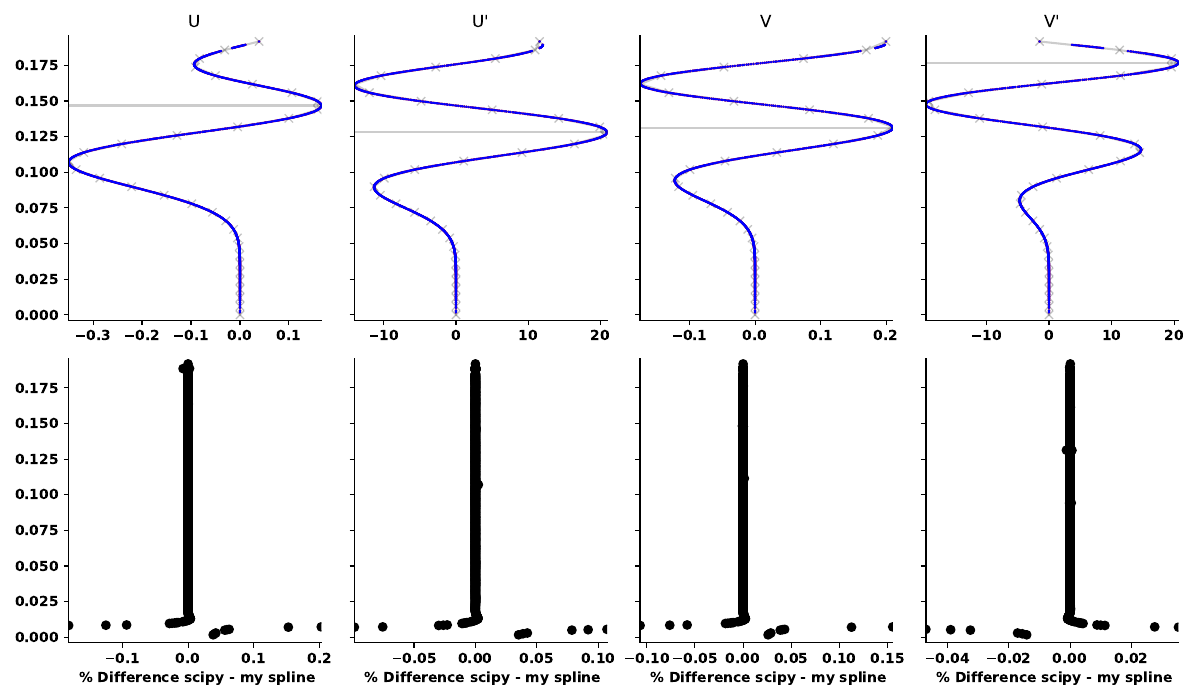

Source code (Python):
import numpy as np
import matplotlib.pyplot as plt
import scipy.interpolate as ci
#import pytest

def test_spline():

        hdrs = {2: ['W', "W'"],
                6: ['U', "U'", 'V', "V'", 'P', "P'"]}
        mode_type = 'S'
        N    = 23
        L    = 12
        icid = 33

        # Reproduce DT 98 figures:
        fig, ax = plt.subplots(2,4, sharey=True)

        # Read header and load data for the original eigenfunction
        fname = f"./spline/{N}{mode_type}{L}.txt"
        f = open(fname, 'r')
        [n, typ, l] = f.readline().split()
        # Data is in order [radius, U, U', V, V', P, P']
        d = np.loadtxt(fname, skiprows=1)[:icid, :]

        eig_r = d[:,0]
        assert N == int(n)
        assert L == int(l)
        assert typ == mode_type


        for eig_id in range(1,5):
                eigen = d[:,eig_id]

                # Plot original eigs
                ax[0, eig_id - 1].plot(d[:,eig_id], eig_r, 'k-x', alpha=0.2)

                # Load the spline-interpolated eigenfunctions
                spl = np.loadtxt(f'./spline/spline_{n}{mode_type}{l}.txt')
                spl_radii = spl[:,0]
                spl_f90   = spl[:,eig_id]

                # Scipy interpolation of the eigenfuncs
                cs = ci.CubicSpline(x=eig_r, y=eigen, bc_type='not-a-knot')
                eig_interp_scipy = cs(spl_radii)

                # Compute error between the interpolations:
                err = spl_f90 - eig_interp_scipy

                # Check small errors between Scipy and My spline
                assert (abs(err)  < 5e-6).all()

                # Plot the Scipy interpolated points
                ax[0, eig_id - 1].plot(eig_interp_scipy, spl_radii, 'xr', markersize=1 )

                # Plot the spline points from fortran
                ax[0, eig_id - 1].plot(spl_f90, spl_radii, 'xb', markersize=1)

                ax[0, eig_id - 1].axhline(spl_radii[np.where(spl_f90==np.max(spl_f90))[0][0]], alpha=0.2, color='k')
                ax[1, eig_id - 1].scatter(err, spl_radii)
                ax[0, eig_id - 1].set_title(hdrs[6][eig_id-1])
                ax[1, eig_id - 1].set_xlabel(' % Difference scipy - my spline')

        plt.savefig('test_spline.pdf', format='pdf')

test_spline()